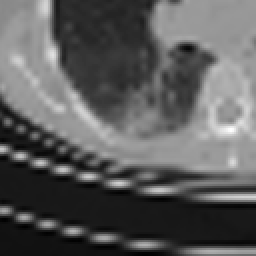
#> input picture Sampledata/Images_Curie/CT/Slice_127.png, 128 x 128 px, found by its file name (shown 2 times larger); its folder holds 4 pictures in this run
$ python GenerateNPY.py
#> lines starting #> are read from the running program, lines starting #| are printed output that depends on the picture
import os
import numpy as np
from PIL import Image
import cv2


def normalization_img(image):
    return (image - np.mean(image)) / np.std(image)


label = np.load('/home/lito/PycharmProjects/lungegfr/Sampledata/label.npy')
#> (reads Sampledata/label.npy from the repository)

ct_files = os.listdir('/home/lito/PycharmProjects/lungegfr/Sampledata/Images_Curie/CT')[2:]
num_files = len(ct_files)
cts = np.empty((num_files, 64, 64), dtype=np.float64)
pets = np.empty((num_files, 64, 64), dtype=np.float64)
fuses = np.empty((num_files, 64, 64), dtype=np.float64)

for i, file in enumerate(ct_files):
    ct_path = os.path.join('/home/lito/PycharmProjects/lungegfr/Sampledata/Images_Curie/CT', file)
    pet_path = os.path.join('/home/lito/PycharmProjects/lungegfr/Sampledata/Images_Curie/PET', file)

    ct_image = np.array(Image.open(ct_path), dtype=np.float64)
    pet_image = np.array(Image.open(pet_path), dtype=np.float64)

    if len(ct_image.shape) > 2:
        ct_image = ct_image[:, :, 0]
#> ct_image: shape (128, 128) float64
    if len(pet_image.shape) > 2:
        pet_image = pet_image[:, :, 0]

    ct_image = normalization_img(np.array(Image.fromarray(ct_image).resize((64, 64), Image.NEAREST)))
#> in normalization_img, `return (image - np.mean(image)) / np.std(image)`:
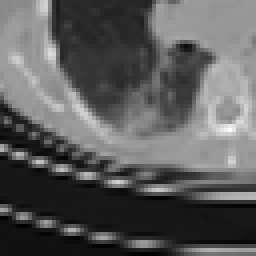
#> returned value: shape (64, 64) float32 (shown 4 times larger); min -1.56, max 2.76, mean 2.98e-08; drawn with min black and max white
    pet_image = normalization_img(np.array(Image.fromarray(pet_image).resize((64, 64), Image.NEAREST)))

    ct_image = (ct_image - np.mean(ct_image)) / np.std(ct_image)
#> ct_image: shape (64, 64) float32
    pet_image = (pet_image - np.mean(pet_image)) / np.std(pet_image)
    fuse_image = pet_image + ct_image
    fuse_image = (fuse_image - np.mean(fuse_image)) / np.std(fuse_image)

    cts[i] = ct_image
    pets[i] = pet_image
    fuses[i] = fuse_image
#> pass 2 of the loop `for i, file in enumerate(ct_files):`:
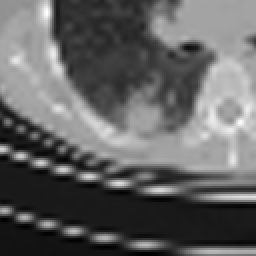
#> input picture Sampledata/Images_Curie/CT/Slice_128.png, 128 x 128 px, found by its file name (shown 2 times larger)
#> in normalization_img (call 3), `return (image - np.mean(image)) / np.std(image)`:
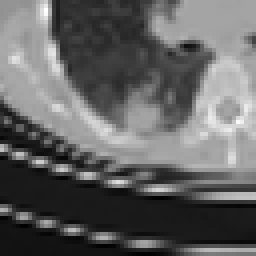
#> returned value: shape (64, 64) float32 (shown 4 times larger); min -1.57, max 2.44, mean -1.49e-08; drawn with min black and max white

label = label[:num_files]

cts = np.transpose(cts, (0, 2, 1))
pets = np.transpose(pets, (0, 2, 1))
fuses = np.transpose(fuses, (0, 2, 1))

np.save('/home/lito/PycharmProjects/lungegfr/Sampledata/xpsamplect.npy', cts)
np.save('/home/lito/PycharmProjects/lungegfr/Sampledata/xpsamplepet.npy', pets)
np.save('/home/lito/PycharmProjects/lungegfr/Sampledata/xpsamplefuse.npy', fuses)
